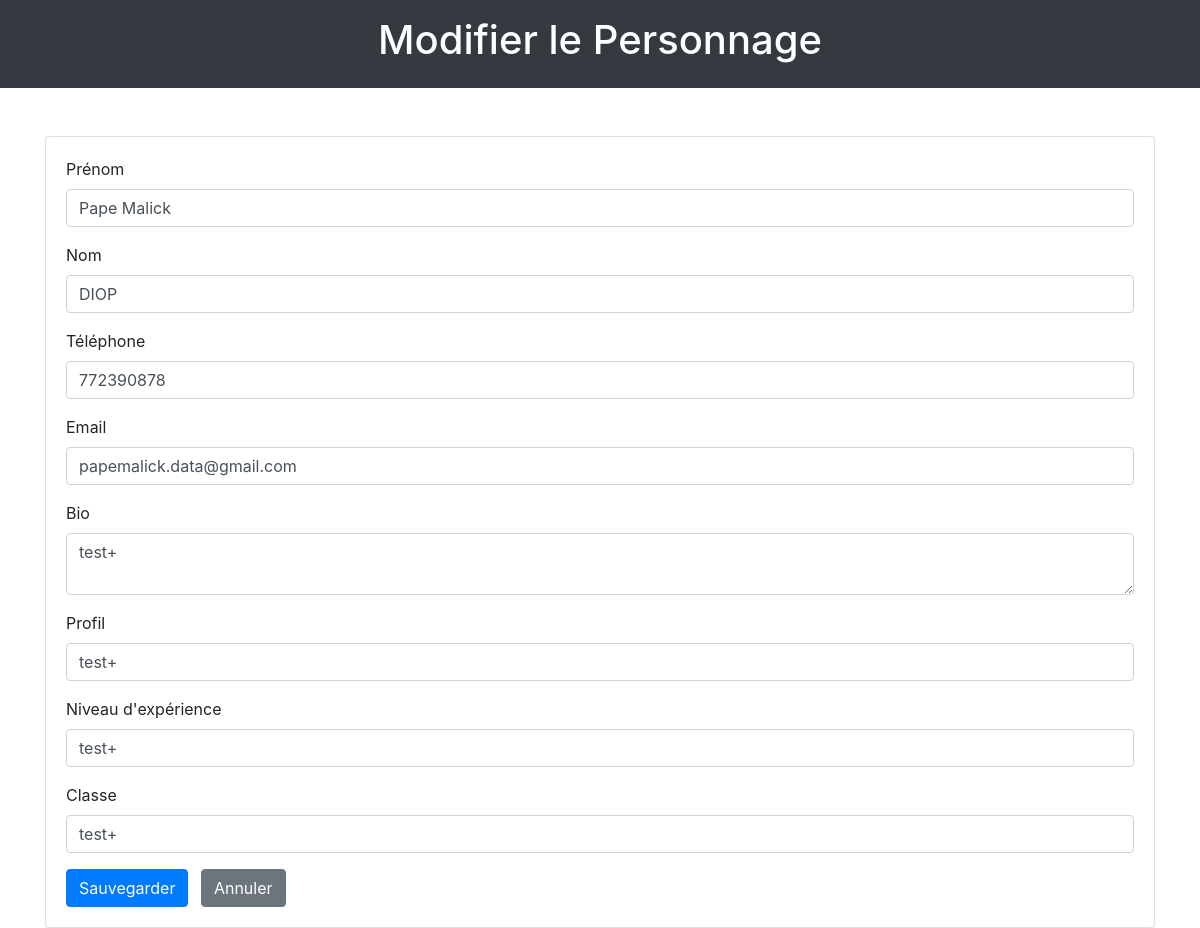
The app's page /edit_character/1, older data.
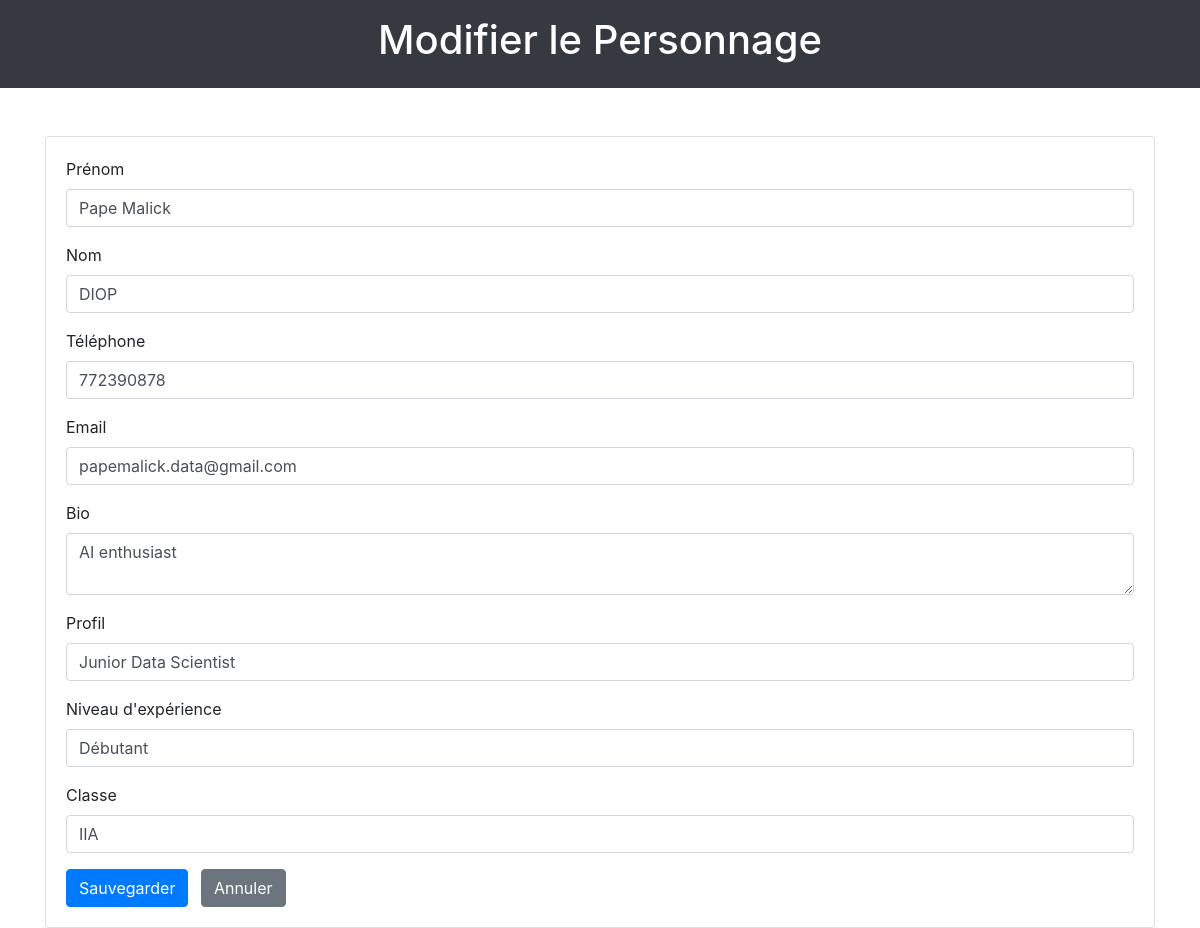
The same page, newer data.
### app.py (models this page shows)
class Character(db.Model):
    id = db.Column(db.Integer, primary_key=True)
    first_name = db.Column(db.String(50), nullable=False)
    last_name = db.Column(db.String(50), nullable=False)
    phone_number = db.Column(db.String(20))
    email = db.Column(db.String(100))
    bio = db.Column(db.Text)
    profile = db.Column(db.String(100))
    experience_level = db.Column(db.String(50))
    character_class = db.Column(db.String(50))
    latitude = db.Column(db.Float)
    longitude = db.Column(db.Float)
    projects = db.relationship('Project', backref='character', lazy=True)
    comments = db.relationship('Comment', backref='character_comments', cascade='all, delete-orphan', lazy=True)

### app.py (the view, shortened to what this page needs)
@app.route('/edit_character/<int:character_id>', methods=['GET', 'POST'])
def edit_character(character_id):
    character = Character.query.get_or_404(character_id)
    return render_template('edit_character.html', character=character)

### templates/edit_character.html (shortened to what this page needs)
<!DOCTYPE html>
<html lang="fr">
<head>
    <link href="https://stackpath.bootstrapcdn.com/bootstrap/4.5.2/css/bootstrap.min.css" rel="stylesheet">
</head>
<body>
    <header class="bg-dark text-white text-center py-3">
        <h1>Modifier le Personnage</h1>
    </header>
    <div class="container mt-5">
        <div class="card">
            <div class="card-body">
                <form action="{{ url_for('edit_character', character_id=character.id) }}" method="POST">
                    <div class="form-group">
                        <label for="first_name">Prénom</label>
                        <input type="text" class="form-control" id="first_name" name="first_name" value="{{ character.first_name }}" required>
                    </div>
                    <div class="form-group">
                        <label for="last_name">Nom</label>
                        <input type="text" class="form-control" id="last_name" name="last_name" value="{{ character.last_name }}" required>
                    </div>
                    <div class="form-group">
                        <label for="phone_number">Téléphone</label>
                        <input type="text" class="form-control" id="phone_number" name="phone_number" value="{{ character.phone_number }}">
                    </div>
                    <div class="form-group">
                        <label for="email">Email</label>
                        <input type="email" class="form-control" id="email" name="email" value="{{ character.email }}">
                    </div>
                    <div class="form-group">
                        <label for="bio">Bio</label>
                        <textarea class="form-control" id="bio" name="bio">{{ character.bio }}</textarea>
                    </div>
                    <div class="form-group">
                        <label for="profile">Profil</label>
                        <input type="text" class="form-control" id="profile" name="profile" value="{{ character.profile }}">
                    </div>
                    <div class="form-group">
                        <label for="experience_level">Niveau d'expérience</label>
                        <input type="text" class="form-control" id="experience_level" name="experience_level" value="{{ character.experience_level }}">
                    </div>
                    <div class="form-group">
                        <label for="class">Classe</label>
                        <input type="text" class="form-control" id="class" name="class" value="{{ character.character_class }}">
                    </div>
                    <button type="submit" class="btn btn-primary">Sauvegarder</button>
                    <a href="/" class="btn btn-secondary ml-2">Annuler</a>
                </form>
            </div>
        </div>
    </div>
</body>
</html>

Row changes from the older to the newer data that the page shows:
changed Character "Pape Malick": bio "test+" → "AI enthusiast"; profile "test+" → "Junior Data Scientist"; experience_level "test+" → "Débutant"; class "test+" → "IIA"
